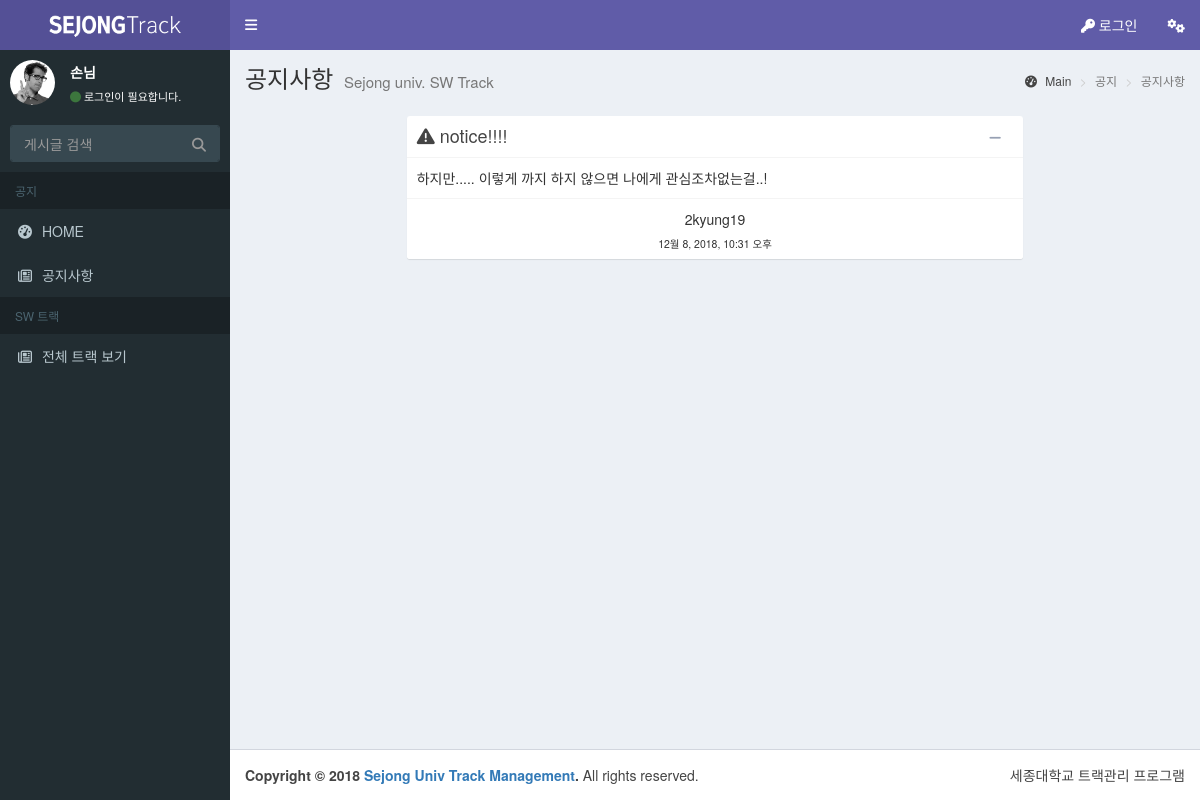
/notice, run on an earlier commit of the app's database.
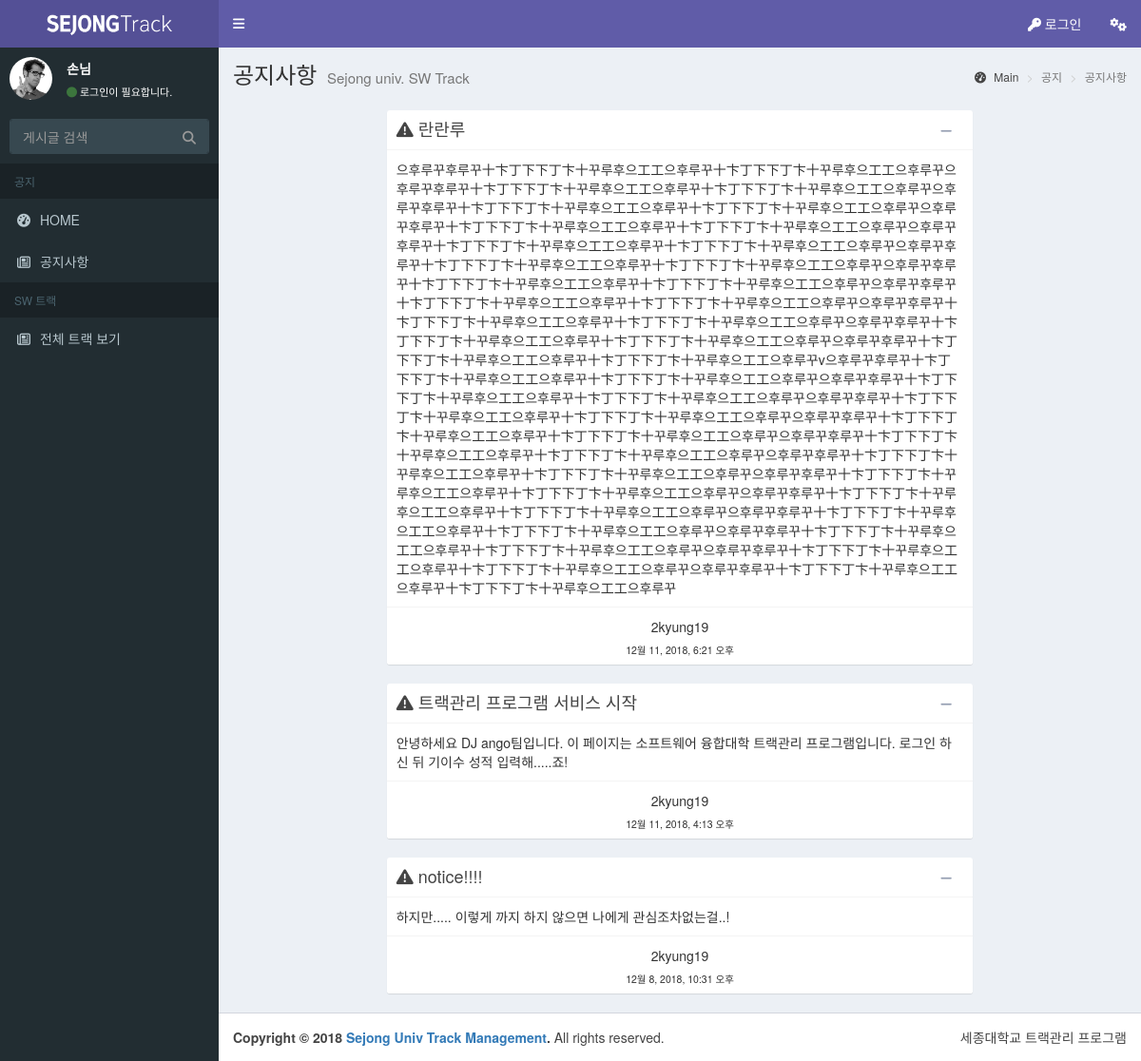
And on a later commit of the database.
### home/models.py (models this page shows, shortened)
class Post(models.Model):
    author = models.ForeignKey('auth.User', on_delete=models.CASCADE)
    title = models.CharField(max_length=200)
    text = models.TextField()
    created_date = models.DateTimeField(default=timezone.now)
    published_date = models.DateTimeField(blank=True, null=True)

### home/views.py (the view)
# urls.py: url(r'^notice',views.notice,name="notice"),
def notice(request):
	posts = Post.objects.all().order_by('-created_date') #날짜 역순
	context = {'posts':posts }
	return render(request,'home/notice.html',context)

### home/templates/home/notice.html
{% extends 'home/base.html' %}
{% block content %}
    <section class="content-header">
        <h1>
            공지사항
            <small>Sejong univ. SW Track</small>
        </h1>
        <ol class="breadcrumb">
            <li><a href="#"><i class="fa fa-dashboard"></i> Main</a></li>
            <li class="active">공지</li>
            <li class="active">공지사항</li>
        </ol>
    </section>
    <section class="content-header">
        <div class="row" style="padding-top: 10px;">
            <div class="col-md-8 col-md-offset-2">
                {% for post in posts %}
                <div class="row">
                    <div class="col-md-12">
                        <div class="box box-solid">
                            <div class="box-header with-border">
                                <h3 class="box-title"><i class="fa fa-warning"></i> {{post.title}}</h3>
                                <div class="box-tools pull-right">
                                    <button type="button" class="btn btn-box-tool" data-widget="collapse"><i class="fa fa-minus"></i></button>
                                </div>
                            </div>
                            <div class="box-body">
                                {{post.text}}
                            </div>
                            <div class="box-footer text-center">
                                {{post.author}}<br>
                                <sub>{{post.created_date}}</sub>
                            </div>
                        </div>
                    </div>
                </div>
                {% endfor %}
            </div>
        </div>
        </section>
{% endblock %}

### home/templates/home/base.html (shortened to what this page needs)
<!DOCTYPE html>
<html>
<head>
    <link rel="stylesheet" href="../static/bower_components/bootstrap/dist/css/bootstrap.min.css">
    <link rel="stylesheet" href="../static/bower_components/font-awesome/css/font-awesome.min.css">
    <link rel="stylesheet" href="../static/bower_components/Ionicons/css/ionicons.min.css">
    <link rel="stylesheet" href="../static/dist/css/AdminLTE.min.css">
    <link rel="stylesheet" href="../static/dist/css/skins/skin-purple.min.css">
    <link rel="stylesheet" href="//maxcdn.bootstrapcdn.com/bootstrap/3.3.7/css/bootstrap.min.css" />
</head>
<body class="hold-transition skin-purple sidebar-mini layout-fixed">
<div class="wrapper">
    <header class="main-header">
        <a href="/" class="logo">
            <span class="logo-lg"><img src="../static/dist/img/mainLogo.png" width="160px"></span>
        </a>
        <nav class="navbar navbar-static-top" role="navigation">
            <a href="#" class="sidebar-toggle" data-toggle="push-menu" role="button">
            </a>
            <div class="navbar-custom-menu">
                <ul class="nav navbar-nav">
                    <li>
                        {% if user.is_active %}
                        <a href="{% url 'logout' %}">
                            <span class="hidden-xs">{{user.username}} 님</span>
                        </a>
                        {% else %}
                        <a href="{% url 'login' %}">
                            <i class="fa fa-key"></i>
                            <span class="hidden-xs">로그인</span>
                        </a>
                        {% endif %}
                    </li>
                    <li>
                        <a href="#" data-toggle="control-sidebar"><i class="fa fa-gears"></i></a>
                    </li>
                </ul>
            </div>
        </nav>
    </header>
    <aside class="main-sidebar">
        <section class="sidebar">
            <div class="user-panel">
                <div class="pull-left image">
                    <img src="../static/dist/img/default-user-image.jpg" class="img-circle" alt="User Image">
                </div>
                {% if user.is_active %}
                <div class="pull-left info">
                    <p>{{user.username}}</p>
                    <a href="#"><i class="fa fa-circle text-success"></i>{{user.username}}</a>
                </div>
                {% else %}
                <div class="pull-left info">
                    <p>손님</p>
                    <a href="#"><i class="fa fa-circle text-success"></i>로그인이 필요합니다.</a>
                </div>
                {% endif %}
            </div>
            <form action="#" method="get" class="sidebar-form">
                <div class="input-group">
                    <input type="text" name="q" class="form-control" placeholder="게시글 검색">
                    <span class="input-group-btn">
                  <button type="submit" name="search" id="search-btn" class="btn btn-flat"><i class="fa fa-search"></i>
                  </button>
                </span>
                </div>
            </form>
            <ul class="sidebar-menu" data-widget="tree"><li class="header">공지</li>
                <li class=""><a href="/"><i class="fa fa-dashboard"></i> <span>HOME</span></a></li>
                <li class=""><a href="/notice"><i class="fa fa-newspaper-o"></i> <span>공지사항</span></a></li>
            <li class="header">SW 트랙</li>
                <li class=""><a href="/allTrack"><i class="fa fa-newspaper-o"></i> <span>전체 트랙 보기</span></a></li>
            </ul>
        </section>
    </aside>
    <div class="content-wrapper">
        {% block content %}
        {% endblock %}
    </div>
    <footer class="main-footer">
        <div class="pull-right hidden-xs">
            세종대학교 트랙관리 프로그램
        </div>
        <strong>Copyright &copy; 2018 <a href="https://github.com/riyenas0925/Sejong_SW_Track_Management">Sejong Univ Track Management</a>.</strong> All rights reserved.
    </footer>
</div>
</body>
</html>

What changed in the data, as far as the page shows it:
added Post: title "란란루", text "으후루꾸후루꾸十卞丁下下丁卞十꾸루후으工工으후루꾸十卞丁下下丁卞十꾸루후으工工으후루꾸으후루꾸후루꾸十卞丁下下丁卞十꾸루후으工工으후루꾸十卞丁下下丁卞十꾸루후으工工으후루꾸으후루꾸후루꾸十卞丁下下丁卞十꾸루후으工工으후루꾸十卞丁下下丁卞十꾸루후으工工으후루꾸으후루꾸후루꾸十卞丁下下丁卞十꾸루후으工工으후루꾸十卞丁下下丁卞十꾸루후으工工으후루꾸으후루꾸후루꾸十卞丁下下丁卞十꾸루후으工工으후루꾸十卞丁下下丁卞十꾸루후으工工으후루꾸으후루꾸후루꾸十卞丁下下丁卞十꾸루후으工工으후루꾸十卞丁下下丁卞十꾸루후으工工으후루꾸으후루꾸후루꾸十卞丁下下丁卞十꾸루후으工工으후루꾸十卞丁下下丁卞十꾸루후으工工으후루꾸으후루꾸후루꾸十卞丁下下丁卞十꾸루후으工工으후루꾸十卞丁下下丁卞十꾸루후으工工으후루꾸으후루꾸후루꾸十卞丁下下丁卞十꾸루후으工工으후루꾸十卞丁下下丁卞十꾸루후으工工으후루꾸으후루꾸후루꾸十卞丁下下丁卞十꾸루후으工工으후루꾸十卞丁下下丁卞十꾸루후으工工으후루꾸으후루꾸후루꾸十卞丁下下丁卞十꾸루후으工工으후루꾸十卞丁下下丁卞十꾸루후으工工으후루꾸v으후루꾸후루꾸十卞丁下下丁卞十꾸루후으工工으후루꾸十卞丁下下丁卞十꾸루후으工工으후루꾸으후루꾸후루꾸十卞丁下下丁卞十꾸루후으工工으후루꾸十卞丁下下丁卞十꾸루후으工工으후루꾸으후루꾸후루꾸十卞丁下下丁卞十꾸루후으工工으후루꾸十卞丁下下丁卞十꾸루후으工工으후루꾸으후루꾸후루꾸十卞丁下下丁卞十꾸루후으工工으후루꾸十卞丁下下丁卞十꾸루후으工工으후루꾸으후루꾸후루꾸十卞丁下下丁卞十꾸루후으工工으후루꾸十卞丁下下丁卞十꾸루후으工工으후루꾸으후루꾸후루꾸十卞丁下…", author "2kyung19", created_date "12월 11, 2018, 6:21 오후"
added Post: title "트랙관리 프로그램 서비스 시작", text "안녕하세요 DJ ango팀입니다. 이 페이지는 소프트웨어 융합대학 트랙관리 프로그램입니다. 로그인 하신 뒤 기이수 성적 입력해.....죠!", author "2kyung19", created_date "12월 11, 2018, 4:13 오후"
